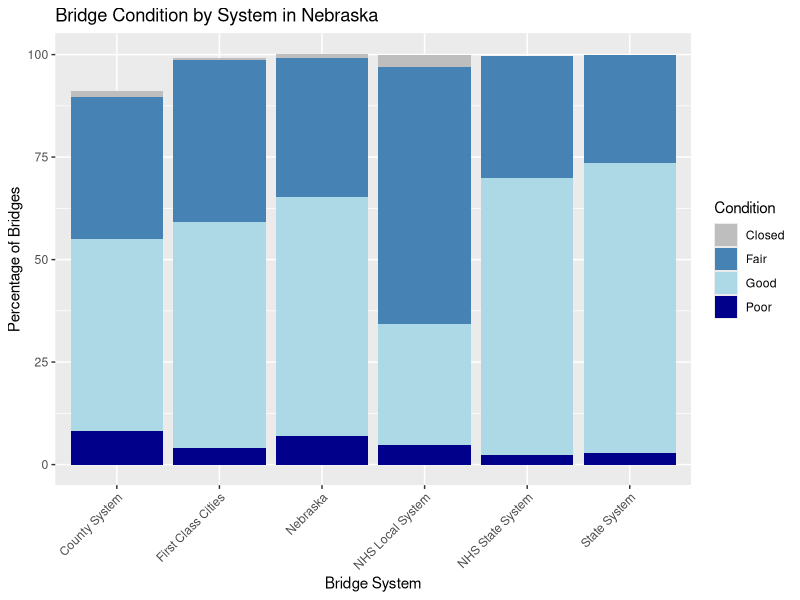
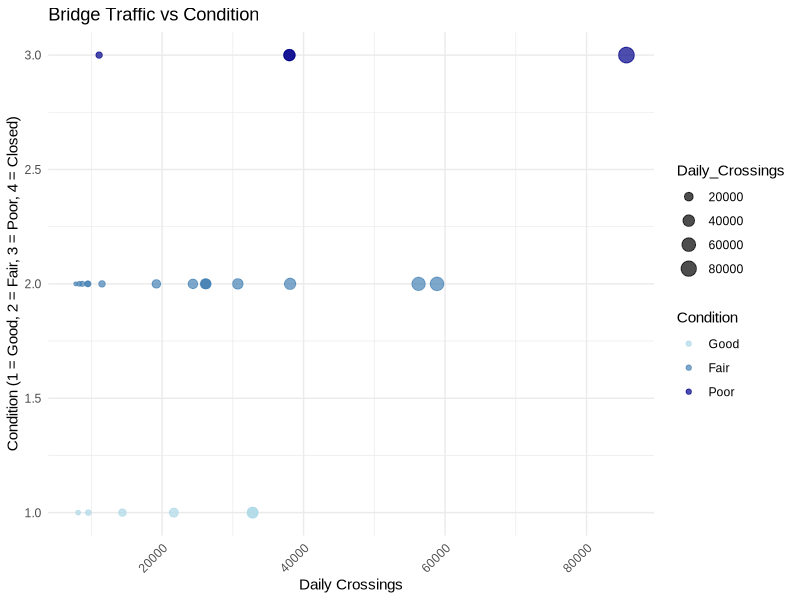
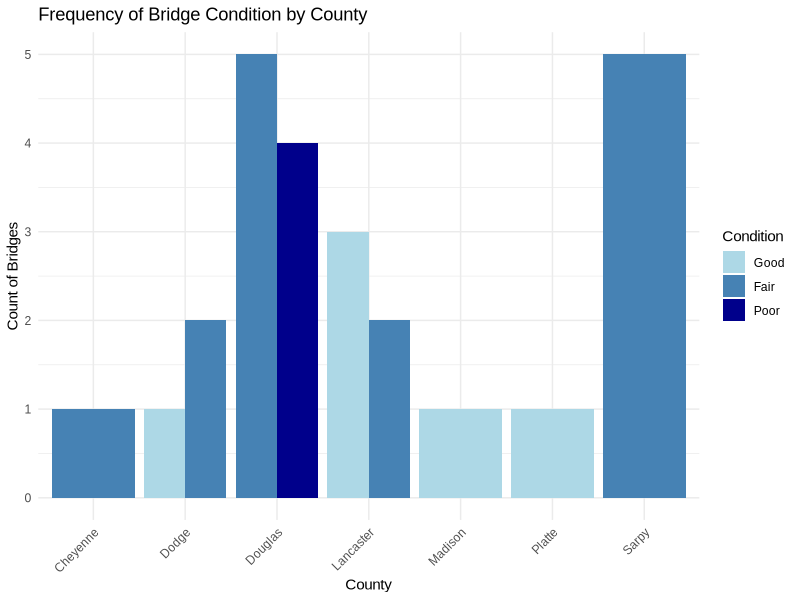
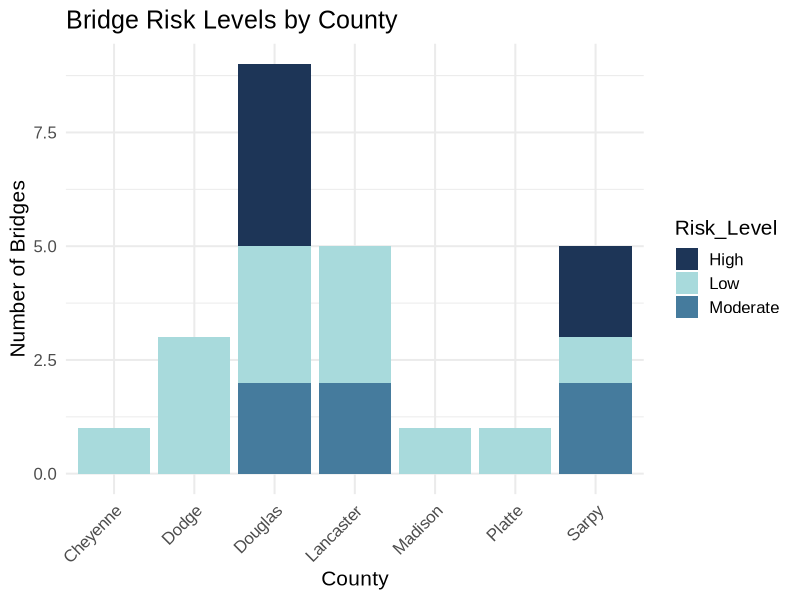

Source code (R) for these figures, in order:
## ---- chunk 1
library(ggplot2)
library(dplyr)
library(tidyr)
data <- data.frame(
  System = c("County System", "First Class Cities", "State System", "NHS State System", 
             "NHS Local System", "Nebraska"),
  Good = c(46.7, 55.0, 70.7, 67.5, 29.7, 58.3),
  Fair = c(34.7, 39.5, 26.2, 29.8, 62.5, 33.9),
  Poor = c(8.3, 4.1, 2.9, 2.3, 4.7, 6.9),
  Closed = c(1.5, 0.6, 0.0, 0.1, 3.1, 1.1)
)

data_long <- data |>
  pivot_longer(cols = Good:Closed, names_to = "Condition", values_to = "Percentage")

ggplot(data_long, aes(x = System, y = Percentage, fill = Condition)) +
  geom_bar(stat = "identity") +
  labs(title = "Bridge Condition by System in Nebraska", 
       x = "Bridge System", 
       y = "Percentage of Bridges") +
  theme(axis.text.x = element_text(angle = 45, hjust = 1)) +
  scale_fill_manual(values = c("Good" = "lightblue", "Fair" = "steelblue", "Poor" = "darkblue", "Closed" = "gray"))

## ---- chunk 2
library(ggplot2)
library(dplyr)
library(tidyr)

bridge_data <- data.frame(
  Bridge = c("US75 over J St", "US75 over Stream", "72nd St/FAU 5037 over UPRR", "US75 over Betz Creek", 
             "42nd St/FAU 5057 over UPRR", "42nd St/FAU 5057 over UPRR", "SB-I180/US34 over I80", 
             "NB-I180/US34 over I80", "N370 over Papillion Creek Trib", "US6 over Saddle Creek Rd", 
             "N50 over I80", "N38 over Big Papillion Creek", "US275/N92 over 72nd Street", 
             "N 14th St/FAU 5227 over Oak Creek", "14th St over US6", "WB-US30/US81 over Loup River", 
             "US6 over Up/BNSF RR", "N31 over Park/Papio", "Bell St over UPRR", "US77 over Elm Creek", 
             "36th St/Fas 5061 over Papillion Creek", "Hamiltn St/Fau5066 over US75", "US30 over Fremont Co Drain Ditch", 
             "Norflk Ave/FAU6020 over N Fk Elkhorn River", "I80 over Link 17B & Rd 77"),
  County = c("Douglas", "Sarpy", "Douglas", "Sarpy", "Douglas", "Douglas", "Lancaster", "Lancaster", 
             "Sarpy", "Douglas", "Sarpy", "Douglas", "Douglas", "Lancaster", "Lancaster", "Platte", 
             "Lancaster", "Douglas", "Dodge", "Dodge", "Sarpy", "Douglas", "Dodge", "Madison", "Cheyenne"),
  Year_Built = c(1970, 1988, 1966, 1989, 1960, 1960, 1960, 1960, 1995, 1934, 1958, 1964, 1962, 1968, 1961, 
                 1931, 1936, 1938, 1994, 1954, 1984, 1977, 1970, 1968, 1974),
  Daily_Crossings = c(85640, 58870, 56260, 38095, 38000, 38000, 32795, 32795, 30705, 26220, 26190, 
                      26100, 24360, 21660, 19190, 14395, 11505, 11100, 9570, 9535, 9470, 8730, 8310, 8130, 7800),
  Condition = c("Poor", "Fair", "Fair", "Fair", "Poor", "Poor", "Good", "Good", "Fair", "Fair", "Fair", 
                "Fair", "Fair", "Good", "Fair", "Good", "Fair", "Poor", "Good", "Fair", "Fair", "Fair", 
                "Fair", "Good", "Fair")
)

summary(bridge_data)

bridge_data$Condition <- factor(bridge_data$Condition, 
                                levels = c("Good", "Fair", "Poor", "Closed"),
                                ordered = TRUE)

bridge_data$Condition_Numeric <- recode(bridge_data$Condition, 
                                        "Good" = 1, "Fair" = 2, "Poor" = 3, "Closed" = 4)
ggplot(bridge_data, aes(x = Daily_Crossings, y = Condition_Numeric, 
                        size = Daily_Crossings, color = Condition)) +
  geom_point(alpha = 0.7) +
  labs(title = "Bridge Traffic vs Condition", 
       x = "Daily Crossings", 
       y = "Condition (1 = Good, 2 = Fair, 3 = Poor, 4 = Closed)", 
       color = "Condition") +
  scale_color_manual(values = c("Good" = "lightblue", 
                                "Fair" = "steelblue", 
                                "Poor" = "darkblue", 
                                "Closed" = "grey")) +
  scale_size_continuous(range = c(1, 5)) +
  theme_minimal(base_family = "Arial") +
  theme(axis.text.x = element_text(angle = 45, hjust = 1))

## ---- chunk 3
library(ggplot2)
library(dplyr)
library(tidyr)
ggplot(bridge_data, aes(x = County, fill = Condition)) +
  geom_bar(position = "dodge") +
  labs(title = "Frequency of Bridge Condition by County",
       x = "County", y = "Count of Bridges") +
  scale_fill_manual(values = c("Closed" = "gray", "Poor" = "darkblue", "Fair" = "steelblue", "Good" = "lightblue")) +
  theme(axis.text.x = element_text(angle = 45, hjust = 1)) +
  theme_minimal(base_family = "Arial") +
  theme(axis.text.x = element_text(angle = 45, hjust = 1))
## ---- chunk 4
bridge_data$Year_Built <- factor(bridge_data$Year_Built)
bridge_data$Year_Built <- droplevels(bridge_data$Year_Built)
bridge_data$Year_Built <- as.numeric(as.character(bridge_data$Year_Built))
bridge_data$Condition_Numeric <- as.numeric(bridge_data$Condition_Numeric)

class(bridge_data$Year_Built)


anova_result <- aov(Condition_Numeric ~ Year_Built, data = bridge_data)

## ---- chunk 5

library(knitr)

summary_stats <- summary(bridge_data$Daily_Crossings)
mean_crossings <- mean(bridge_data$Daily_Crossings)
sd_crossings <- sd(bridge_data$Daily_Crossings)

bridge_data <- bridge_data %>%
  mutate(Risk_Level = case_when(
    Daily_Crossings > 32795 ~ "High", 
    Daily_Crossings > 24360 ~ "Moderate",      
    TRUE ~ "Low"                              
  ))

bridge_data <- bridge_data %>%
  mutate(Risk_Level = case_when(
    Daily_Crossings > 32795 ~ "High", 
    Daily_Crossings > 24360 ~ "Moderate",      
    TRUE ~ "Low"                              
  ))
ggplot(bridge_data, aes(x = County, fill = Risk_Level)) + 
  geom_bar(position = "stack") + 
  labs(title = "Bridge Risk Levels by County", 
       x = "County", 
       y = "Number of Bridges") + 
  scale_fill_manual(values = c("High" = "#1D3557", "Moderate" = "#457B9D", "Low" = "#A8DADC")) +  # Blue color scheme
  theme_minimal(base_size = 15, base_family = "Arial") + 
  theme(axis.text.x = element_text(angle = 45, hjust = 1))  

bridge_data <- bridge_data %>%
  mutate(Risk_Level = case_when(
    Daily_Crossings > 32795 ~ "High", 
    Daily_Crossings > 24360 ~ "Moderate",
    TRUE ~ "Low"
  ))
risk_table <- bridge_data %>%
  select(Bridge, County, Daily_Crossings, Condition, Risk_Level)

kable(risk_table, caption = "Bridge Risk Level Assessment Based on Daily Crossings", align = 'l')
